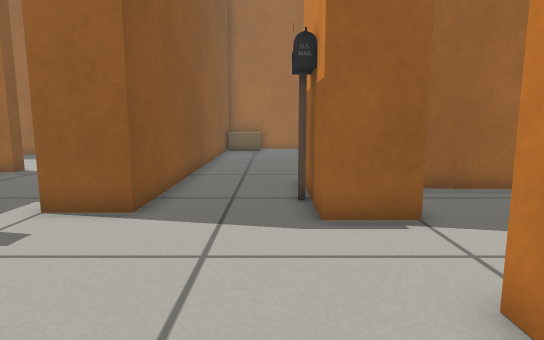
[1] (above)

24 first-person views from a walk through a world built for the Gazebo simulator. The camera is 0.5 m above the floor, tilts 8° down and sees 75° across. Floor lines are 1 m apart. The floor is counted in squares, 0.25 m on a side. Each view is taken from the middle of a square. On the plan, view 1 faces up. The plan holds only what a view shows up to about 18 squares ahead; the rest is blank. Some stock models are drawn as simple stand-ins.

[2]
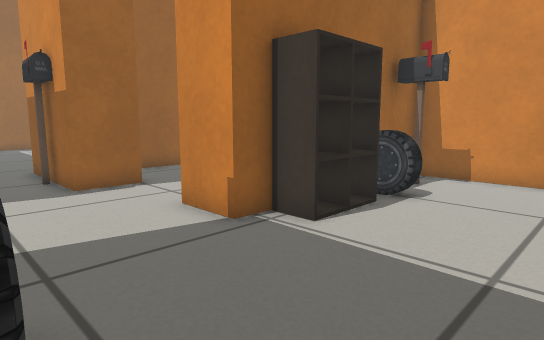

[3]
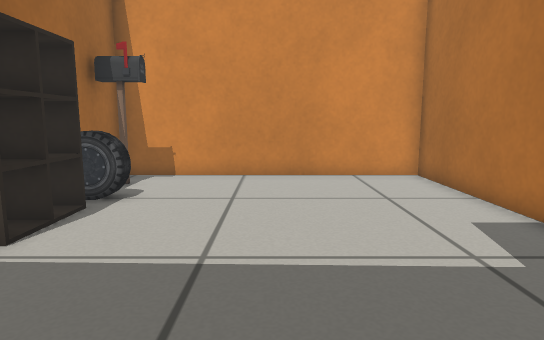

[4]
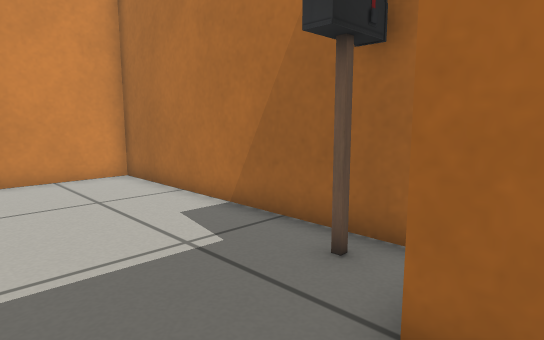

[5]
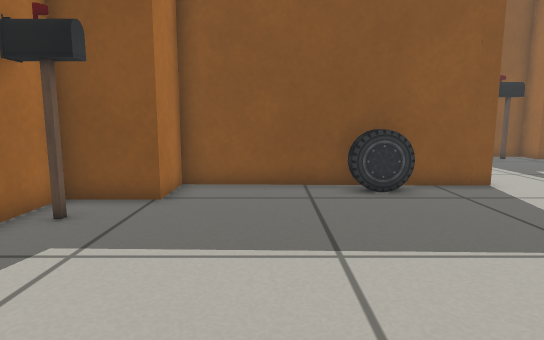

[6]
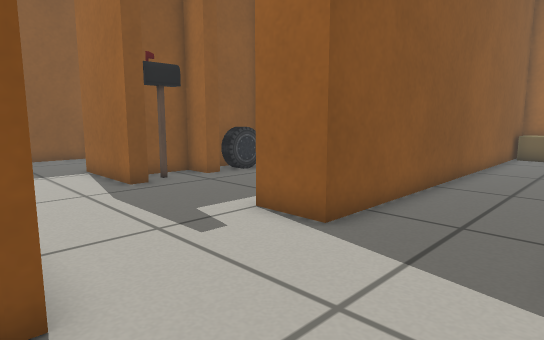

[7]
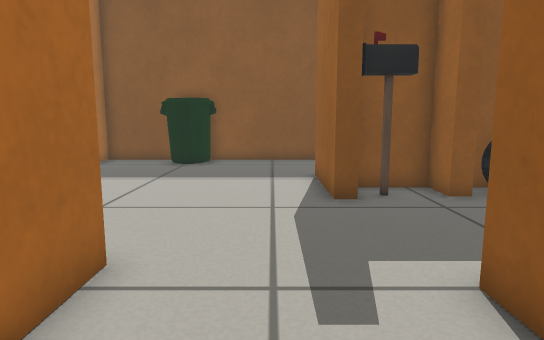

[8]
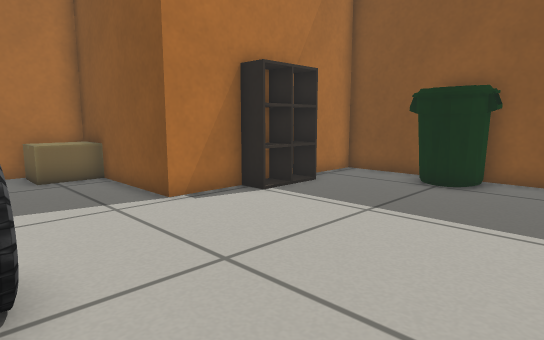

[9]
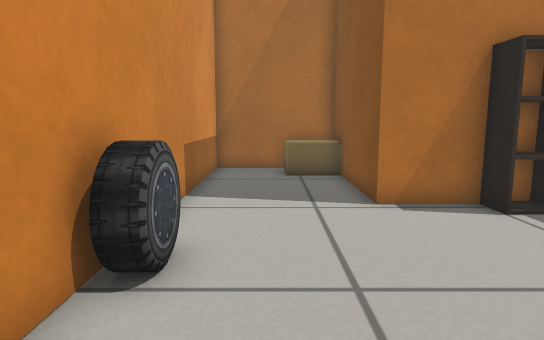

[10]
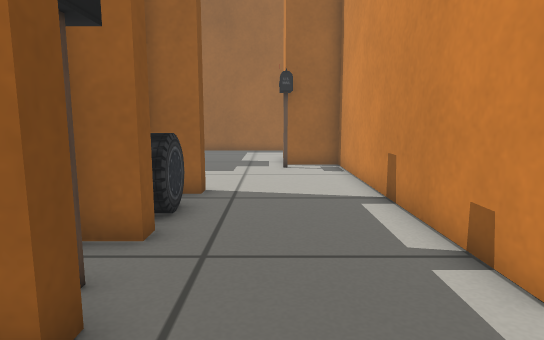

[11]
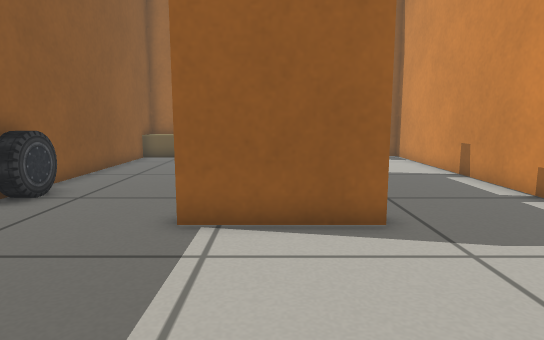

[12]
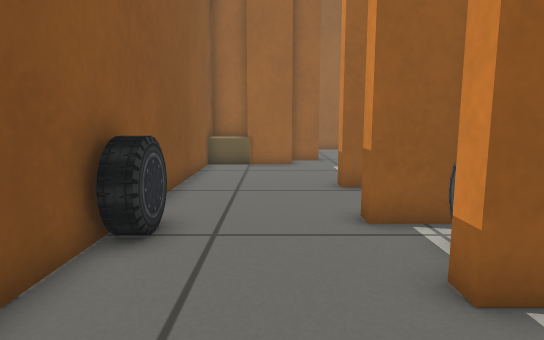

[13]
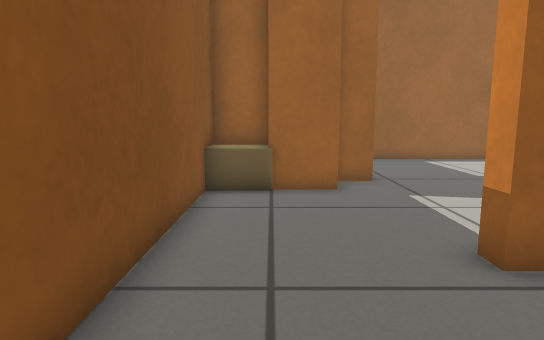

[14]
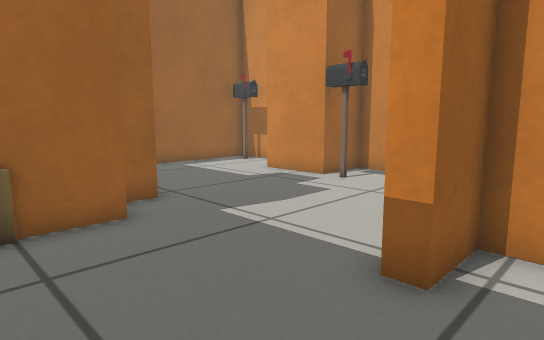

[15]
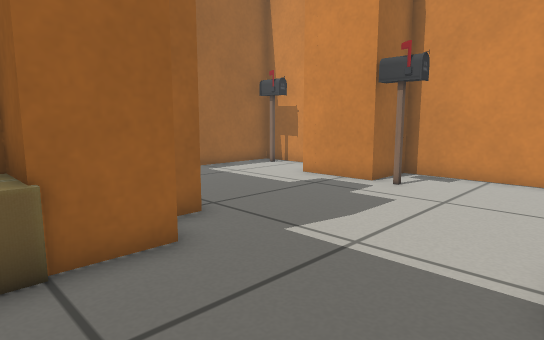

[16]
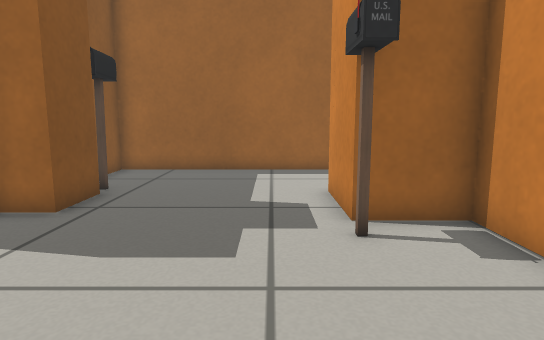

[17]
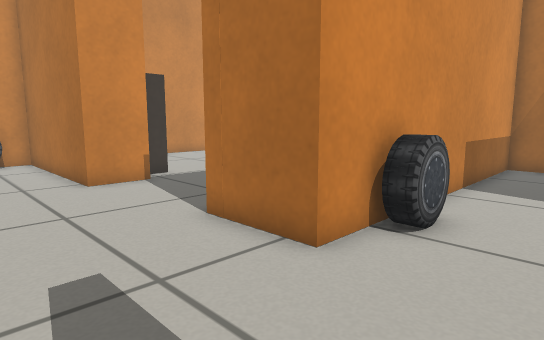

[18]
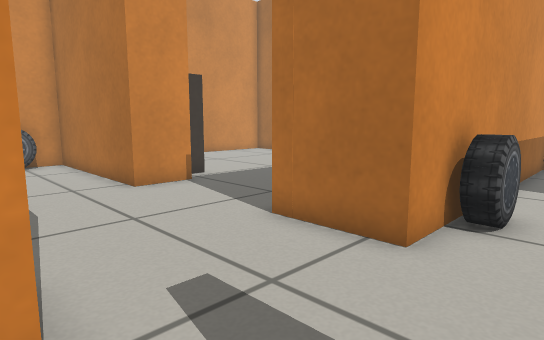

[19]
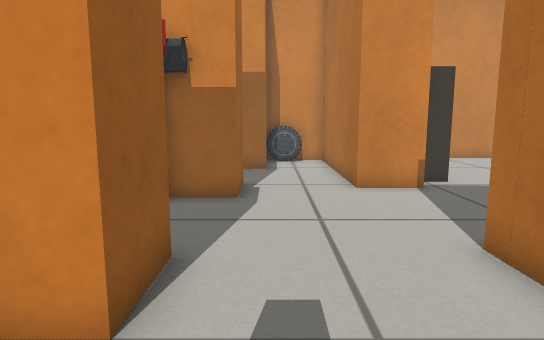

[20]
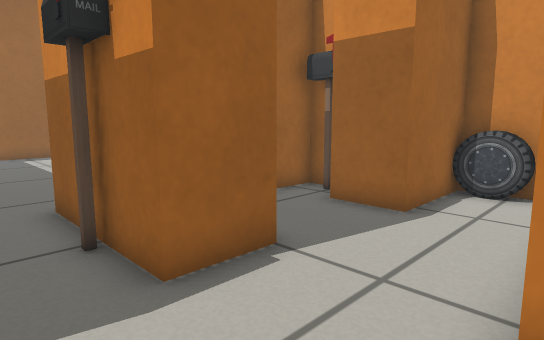

[21]
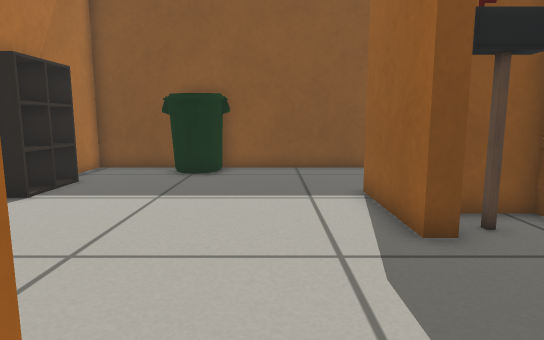

[22]
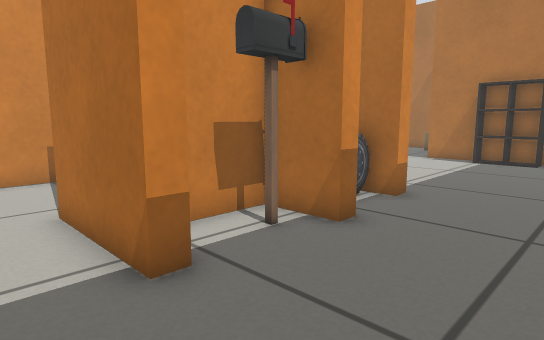

[23]
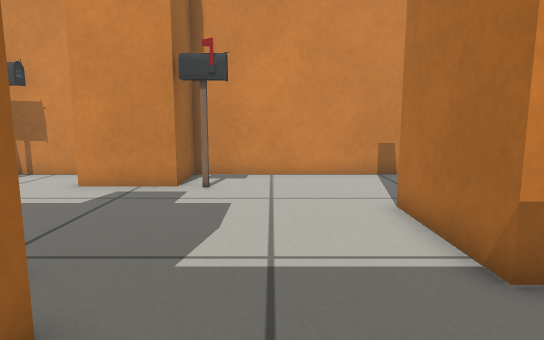

[24]
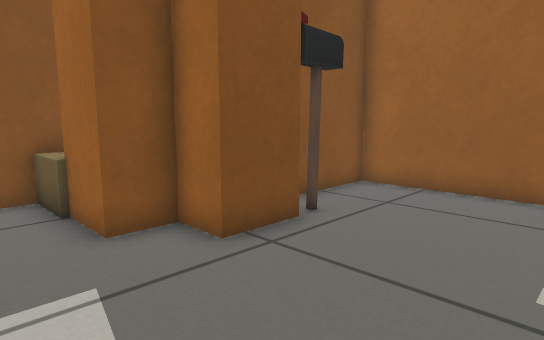

### Floor plan
Points are (right, up) in squares from view 1. A wall is a line through its corners. A room is listed if a view was taken in it or the views show most of it. See-through windows are left out.
Room 1 (views 1, 2, 3, 4, 5, 6, 7, 20, 21)
walls: (4.6, 0.1) (4.6, 1.1); (6, 0.2) (3.4, 0.2) (3.4, 1.5); (3.1, 6.9) (1, 6.9) (1, 11.8); (-5.7, 2.7) (-2.7, 2.7) (-2.9, -6.8) (-0.8, -6.8) (-0.8, -9.3) (10.8, -9.3) (10.8, 1.5) (2.4, 1.5) (2.4, 3.5) (3.4, 3.5); (-3, 13.5) (-3, 7.5) (-5, 7.5)
ways out: opening at (-5, 5) to room 2; opening at (-1, 12.3); opening at (2.5, 5)
objects: car (-2, -2) to (-2, 0); postbox (1, -9) to (1, -8); postbox (1, 9); car (7, 0) to (7, 1); postbox (9, 0) to (9, 1)
Room 2 (views 8, 9, 10, 11, 12, 13, 17, 19)
walls: (-15.5, -2.3) (-13, -2.3) (-13, -3.4); (-9.8, 7.2) (-9.8, 6.6) (-13.9, 6.6) (-13.9, 7.2) (-12.6, 7.2); (-5.7, 1.5) (-5.7, 2.7); (-12.5, 9.7) (-14.1, 9.7) (-14.1, 10.3); (-18.9, 11.6) (-18.9, -3.3) (-10.5, -3.3) (-10.5, -9.7) (-5.7, -9.7) (-5.7, -0.4)
low walls: (-15.5, -3.4) (-15.5, -2.3)
ways out: opening at (-5, 5) to room 1; opening at (-16.5, 10.5) to room 3; opening at (-7.5, 7) to room 4
objects: bin (-18, 0) to (-17, 2); car (-18, 8) to (-18, 10); car (-13, 8) to (-13, 9); cardboard box (-10, -9) to (-9, -8); car (-7, 0) to (-6, 1)
Room 3 (views 14, 15)
walls: (-14.1, 10.3) (-12, 10.3) (-12, 13.5) (-13.9, 13.5) (-13.9, 14.1); (-18.9, 14.6) (-18.9, 11.6)
ways out: opening at (-16.5, 10.5) to room 2; opening at (-16.5, 13.5) to room 5
objects: postbox (-13, 11) to (-13, 12)
Room 4 (views 16, 18)
walls: (-10.1, 10.4) (-10.1, 9.7) (-11.4, 9.7) (-11.4, 7.5); (-9.8, 14.1) (-9.8, 13.5) (-11.4, 13.5) (-11.4, 11); (-5, 7.5) (-5, 14.4)
ways out: opening at (-7.5, 7) to room 2; opening at (-7.5, 13.5) to room 6
objects: postbox (-11, 8) to (-10, 9); car (-11, 11) to (-10, 12)
Room 5 (views 22, 23)
walls: (-15.1, 19.1) (-17.1, 19.1) (-17.1, 20.5) (-18.9, 20.5) (-18.9, 14.6)
ways out: opening at (-16.5, 13.5) to room 3; opening at (-14, 16.5) to room 6
objects: cardboard box (-18, 19) to (-18, 20)
Room 6 (view 24)
walls: (-13.7, 22.5) (-13.7, 20.5) (-15.1, 20.5) (-15.1, 19.1); (-5, 24.1) (-5, 27.3) (-15.1, 27.3) (-15.1, 24.1); (-13.9, 14.1) (-9.8, 14.1); (-5, 14.4) (-5, 19.9) (-7.4, 19.9) (-7.4, 23)
ways out: opening at (-7.5, 13.5) to room 4; opening at (-14, 16.5) to room 5
objects: postbox (-14, 23) to (-14, 24); postbox (-8, 18) to (-7, 19); postbox (-6, 25) to (-6, 26)

Positions as (right, up) in squares from view 1, and headings:
1: (0, 0), facing up
2: (-2, -4), facing up-right
3: (-2, -4), facing right
4: (-2, -4), facing down-right
5: (8, -4), facing left
6: (1, 2), facing up-left
7: (-1, 5), facing left
8: (-6, 5), facing down-left
9: (-8, 5), facing down
10: (-8, 4), facing up
11: (-12, 0), facing up
12: (-16, 3), facing up
13: (-17, 9), facing up
14: (-18, 12), facing up-right
15: (-18, 14), facing up-right
16: (-9, 13), facing up
17: (-9, 7), facing down-right
18: (-8, 8), facing down-right
19: (-8, 6), facing right
20: (-1, 3), facing up-right
21: (-4, 4), facing left
22: (-18, 16), facing down-right
23: (-18, 17), facing right
24: (-9, 17), facing up-left
